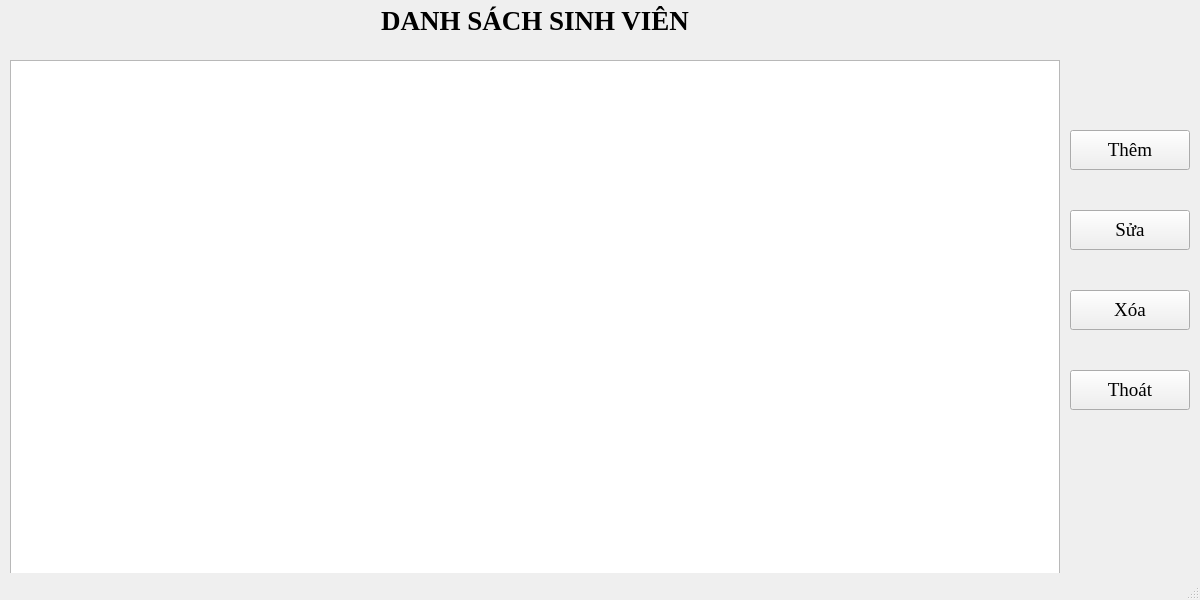
<?xml version="1.0" encoding="UTF-8"?>
<ui version="4.0">
 <class>MainWindow</class>
 <widget class="QMainWindow" name="MainWindow">
  <property name="geometry">
   <rect>
    <x>0</x>
    <y>0</y>
    <width>1200</width>
    <height>600</height>
   </rect>
  </property>
  <property name="font">
   <font>
    <family>Times New Roman</family>
    <pointsize>14</pointsize>
   </font>
  </property>
  <property name="windowTitle">
   <string>MainWindow</string>
  </property>
  <widget class="QWidget" name="centralwidget">
   <widget class="QTableView" name="tableView">
    <property name="geometry">
     <rect>
      <x>10</x>
      <y>60</y>
      <width>1050</width>
      <height>520</height>
     </rect>
    </property>
   </widget>
   <widget class="QPushButton" name="btnThem">
    <property name="geometry">
     <rect>
      <x>1070</x>
      <y>130</y>
      <width>120</width>
      <height>40</height>
     </rect>
    </property>
    <property name="text">
     <string>Thêm</string>
    </property>
   </widget>
   <widget class="QPushButton" name="btnSua">
    <property name="geometry">
     <rect>
      <x>1070</x>
      <y>210</y>
      <width>120</width>
      <height>40</height>
     </rect>
    </property>
    <property name="text">
     <string>Sửa</string>
    </property>
   </widget>
   <widget class="QPushButton" name="btnXoa">
    <property name="geometry">
     <rect>
      <x>1070</x>
      <y>290</y>
      <width>120</width>
      <height>40</height>
     </rect>
    </property>
    <property name="text">
     <string>Xóa</string>
    </property>
   </widget>
   <widget class="QPushButton" name="btnThoat">
    <property name="geometry">
     <rect>
      <x>1070</x>
      <y>370</y>
      <width>120</width>
      <height>40</height>
     </rect>
    </property>
    <property name="text">
     <string>Thoát</string>
    </property>
   </widget>
   <widget class="QLabel" name="label">
    <property name="geometry">
     <rect>
      <x>10</x>
      <y>0</y>
      <width>1050</width>
      <height>40</height>
     </rect>
    </property>
    <property name="font">
     <font>
      <pointsize>20</pointsize>
      <weight>75</weight>
      <bold>true</bold>
     </font>
    </property>
    <property name="text">
     <string>DANH SÁCH SINH VIÊN</string>
    </property>
    <property name="alignment">
     <set>Qt::AlignCenter</set>
    </property>
   </widget>
  </widget>
  <widget class="QMenuBar" name="menubar">
   <property name="geometry">
    <rect>
     <x>0</x>
     <y>0</y>
     <width>1200</width>
     <height>27</height>
    </rect>
   </property>
  </widget>
  <widget class="QStatusBar" name="statusbar"/>
 </widget>
 <resources/>
 <connections/>
</ui>
